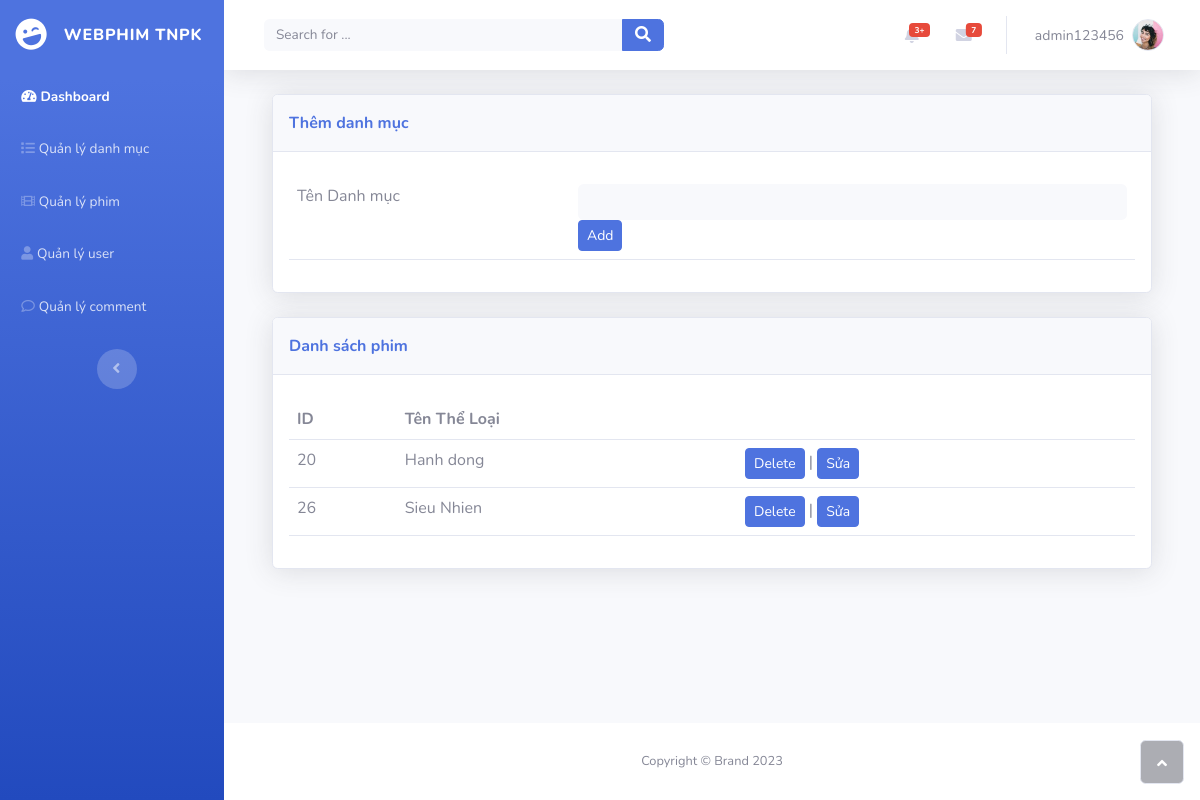
The page /Webphim/admin/index.php?action=quanlyDanhMuc (signed in) on the database its author committed.
### tables this page shows
CREATE TABLE `theloai` (
  `IDTheLoai` int(11) NOT NULL,
  `TenTheLoai` varchar(50) NOT NULL
);

### Webphim/admin/modules/quanlyDanhMuc/lietke.php (the view, shortened to what this page needs)
<?php
$sql_lietke_danhmuc = "SELECT * FROM theloai ORDER BY IDTheLoai ASC";
$query_lietke_danhmuc = mysqli_query($mysqli, $sql_lietke_danhmuc);
?>
<div class="container-fluid">
<div class="card shadow mb-4">
    <div class="card-header py-3">
        <p class="text-primary m-0 fw-bold">Danh sách phim</p>
    </div>
    <div class = "card-body">
        <div id="dataTable" class="table-responsive table mt-2" role="grid" aria-describedby="dataTable_info">
            <table id="dataTable" class="table my-0" style="background: white;">
                <thead>
                    <tr>
                        <th>ID</th>
                        <th>Tên Thể Loại</th>
                        <th></th>
                    </tr>
                </thead>
                <tbody>
                    <?php
                    while ($row = mysqli_fetch_array($query_lietke_danhmuc)) {
                    ?>
                        <tr>
                            <td>
                                <?php echo $row['IDTheLoai'] ?>
                            </td>
                            <td>
                                <?php echo $row['TenTheLoai'] ?>
                            </td>
                            <td>
                            <a style="text-decoration:none" href="modules/quanlyDanhMuc/xuli.php?IDTheLoai=<?php echo $row['IDTheLoai']  ?>">
                                <button class="btn btn-primary btn-sm">
                                    Delete
                                </button>
                            </a> | <a  style="text-decoration:none" href="?action=quanlyDanhMuc&query=sua&IDTheLoai=<?php echo $row['IDTheLoai']  ?>">
                            <button class="btn btn-primary btn-sm" >
                                    Sửa
                                </button>
                            </a>
                            </td>
                        </tr>
                    <?php
                    }
                    ?>
                </tbody>
            </table>
        </div>
    </div>
</div>
</div>

### rows shown on the page
theloai: IDTheLoai "20", TenTheLoai "Hanh dong"
theloai: IDTheLoai "26", TenTheLoai "Sieu Nhien"

### other values the page prints
$_SESSION['login'] "admin123456"
